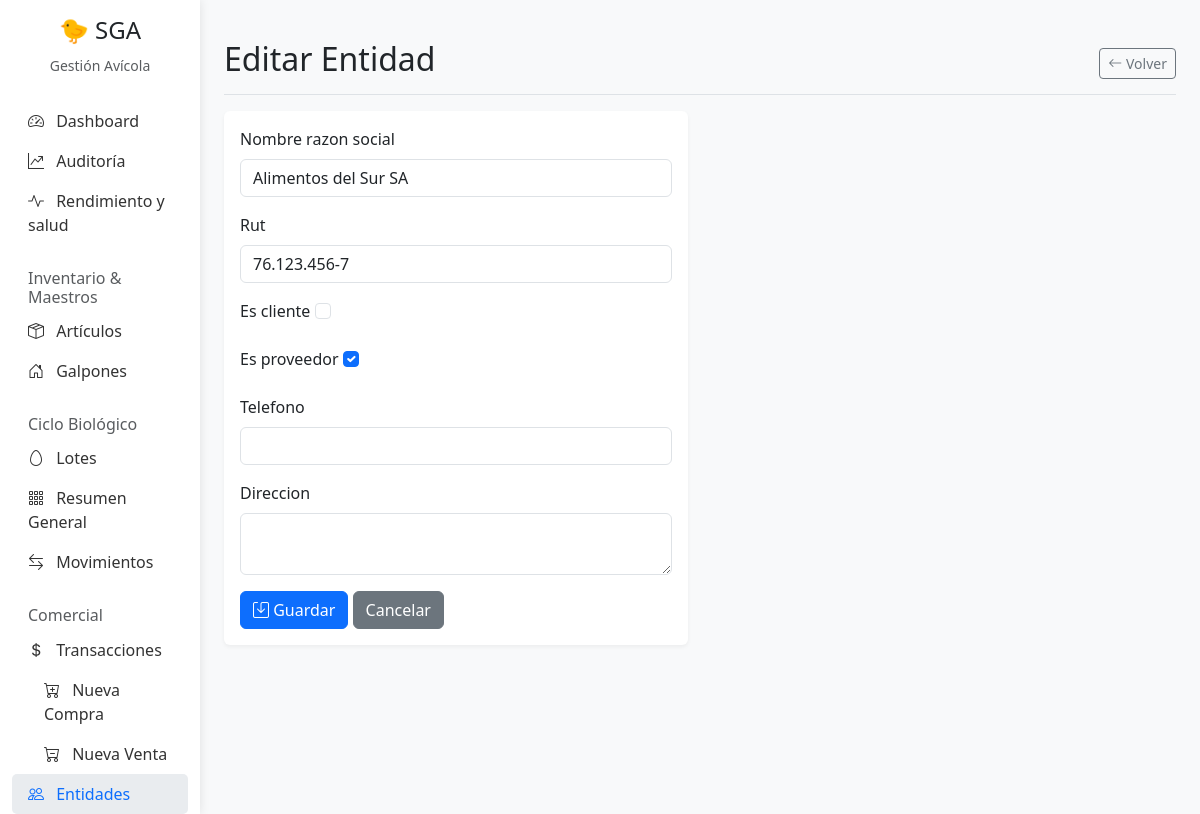
Screenshot of /entidades/1/editar/ with the database file from the repository.
### Gestion/models.py (models this page shows, shortened)
class Entidad(models.Model):
    id_entidad = models.AutoField(primary_key=True)
    nombre_razon_social = models.CharField(max_length=200)
    rut = models.CharField(max_length=20, blank=True, null=True)
    es_cliente = models.BooleanField(default=False)
    es_proveedor = models.BooleanField(default=False)
    telefono = models.CharField(max_length=50, blank=True, null=True)
    direccion = models.CharField(max_length=250, blank=True, null=True)

### Gestion/views.py (the view)
# urls.py: path('entidades/<int:pk>/editar/', views.entidad_update, name='entidad-update'),
def entidad_update(request, pk):
    entidad = get_object_or_404(Entidad, pk=pk)
    if request.method == 'POST':
        form = EntidadForm(request.POST, instance=entidad)
        if form.is_valid():
            form.save()
            messages.success(request, 'Entidad actualizada.')
            return redirect('entidad-list')
    else:
        form = EntidadForm(instance=entidad)
    return render(request, 'Gestion/entidad_form.html', {'form': form, 'title': 'Editar Entidad'})

### Gestion/forms.py
class EntidadForm(forms.ModelForm):
    class Meta:
        model = Entidad
        fields = '__all__'
        widgets = {
            'nombre_razon_social': forms.TextInput(attrs={'class': 'form-control'}),
            'rut': forms.TextInput(attrs={'class': 'form-control'}),
            'telefono': forms.TextInput(attrs={'class': 'form-control'}),
            'direccion': forms.Textarea(attrs={'class': 'form-control', 'rows': 2}),
            'es_cliente': forms.CheckboxInput(attrs={'class': 'form-check-input'}),
            'es_proveedor': forms.CheckboxInput(attrs={'class': 'form-check-input'}),
        }

### Gestion/templates/Gestion/entidad_form.html (shortened to what this page needs)
{% extends 'Gestion/base.html' %}
{% block content %}
<div class="d-flex justify-content-between flex-wrap flex-md-nowrap align-items-center pt-3 pb-2 mb-3 border-bottom">
    <h1 class="h2">{{ title }}</h1>
    <div class="btn-toolbar mb-2 mb-md-0">
        <a href="{% url 'entidad-list' %}" class="btn btn-sm btn-outline-secondary">
            <i class="bi bi-arrow-left"></i> Volver
        </a>
    </div>
</div>
<div class="row">
    <div class="col-md-6">
        <div class="card">
            <div class="card-body">
                <form method="post">
                    {% for field in form %}
                    <div class="mb-3">
                        <label for="{{ field.id_for_label }}" class="form-label">{{ field.label }}</label>
                        {{ field }}
                    </div>
                    {% endfor %}
                    <button type="submit" class="btn btn-primary"><i class="bi bi-save"></i> Guardar</button>
                    <a href="{% url 'entidad-list' %}" class="btn btn-secondary">Cancelar</a>
                </form>
            </div>
        </div>
    </div>
</div>
{% endblock %}

### Gestion/templates/Gestion/base.html (style rules this page uses)
body { background-color: #f8f9fa; }
.card { border: none; box-shadow: 0 2px 4px rgba(0, 0, 0, 0.05); margin-bottom: 20px; }

### rows the page displays
Entidad: form "Alimentos del Sur SA" "76.123.456-7" "☑"

### other values shown
{{ title }} "Editar Entidad"
{{ field.label }} "Nombre razon social" "Rut" "Es cliente" "Es proveedor" "Telefono" "Direccion"
